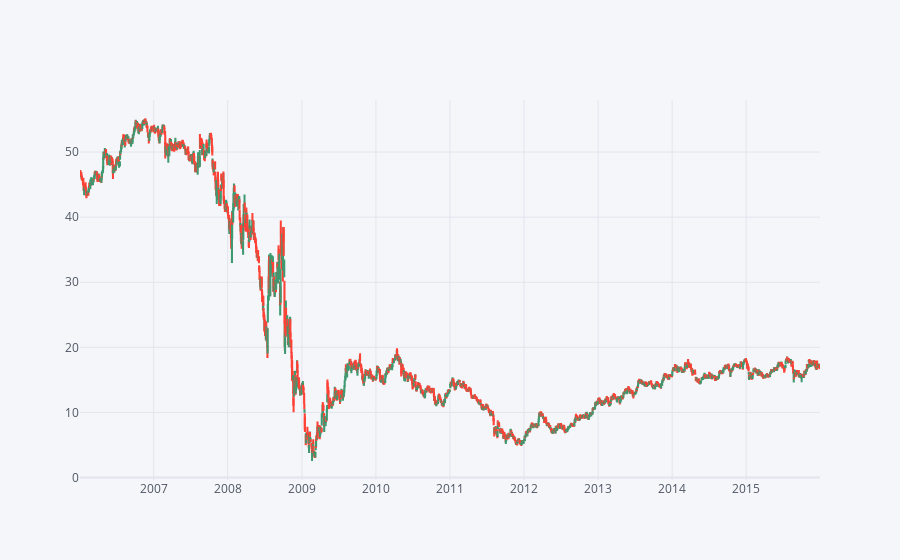

The notebook cell saved with this chart:
### Code cell
BAC[['Open','High','Low','Close']].iplot(kind='candle')

### Figure 1 — Plotly figure (JSON) as saved in the notebook; plotly's stock layout.template omitted (floating-point values rounded to 4 significant figures; data arrays with more than 128 entries replaced by an {"elided": "..."} marker saying what was removed)
{"data": [{"close": {"elided": "2517 float values"}, "high": {"elided": "2517 float values"}, "low": {"elided": "2517 float values"}, "open": {"elided": "2517 float values"}, "showlegend": false, "type": "candlestick", "x": {"elided": "2517 str values"}, "yaxis": "y2"}], "layout": {"legend": {"bgcolor": "#F5F6F9", "font": {"color": "#4D5663"}}, "paper_bgcolor": "#F5F6F9", "plot_bgcolor": "#F5F6F9", "title": {"font": {"color": "#4D5663"}}, "xaxis": {"gridcolor": "#E1E5ED", "rangeslider": {"visible": false}, "showgrid": true, "tickfont": {"color": "#4D5663"}, "title": {"font": {"color": "#4D5663"}, "text": ""}, "zerolinecolor": "#E1E5ED"}, "yaxis": {"gridcolor": "#E1E5ED", "showgrid": true, "showticklabels": false, "tickfont": {"color": "#4D5663"}, "title": {"font": {"color": "#4D5663"}, "text": ""}, "zerolinecolor": "#E1E5ED"}, "yaxis2": {"gridcolor": "#E1E5ED", "showgrid": true, "tickfont": {"color": "#4D5663"}, "title": {"font": {"color": "#4D5663"}, "text": ""}, "zerolinecolor": "#E1E5ED"}}}
